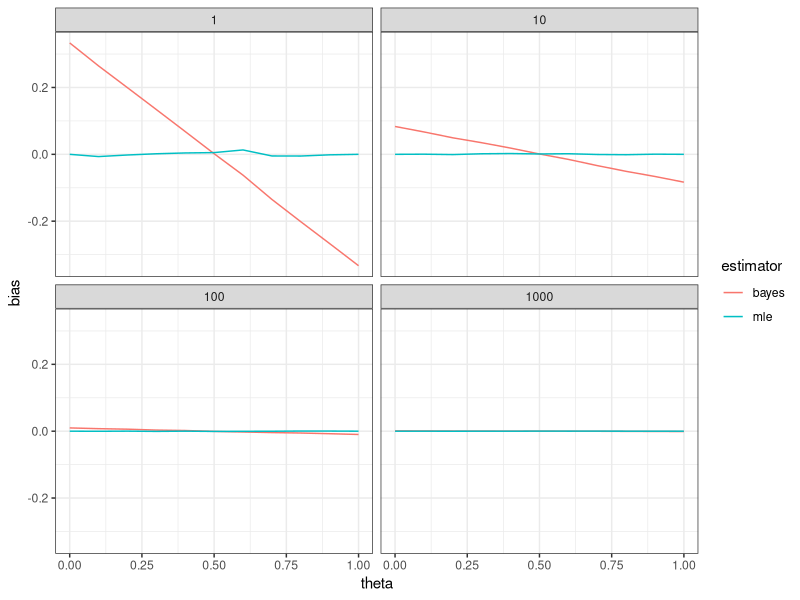
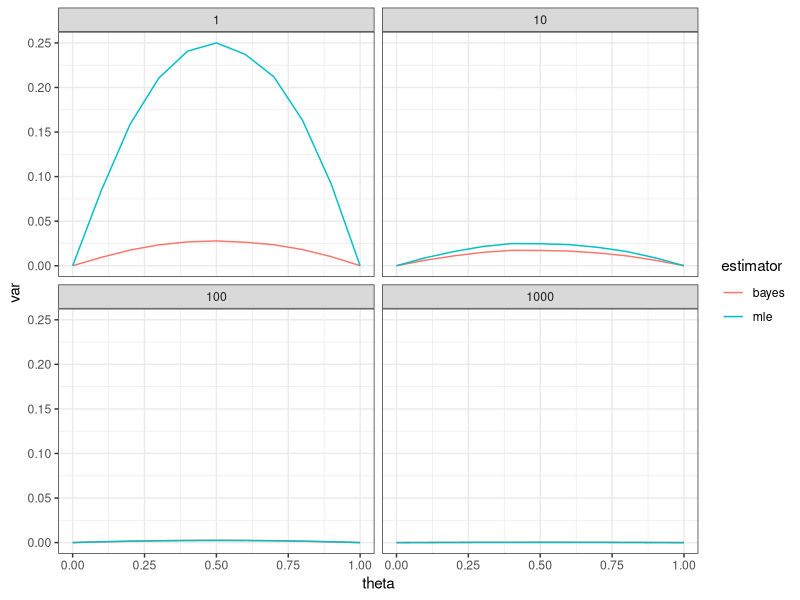
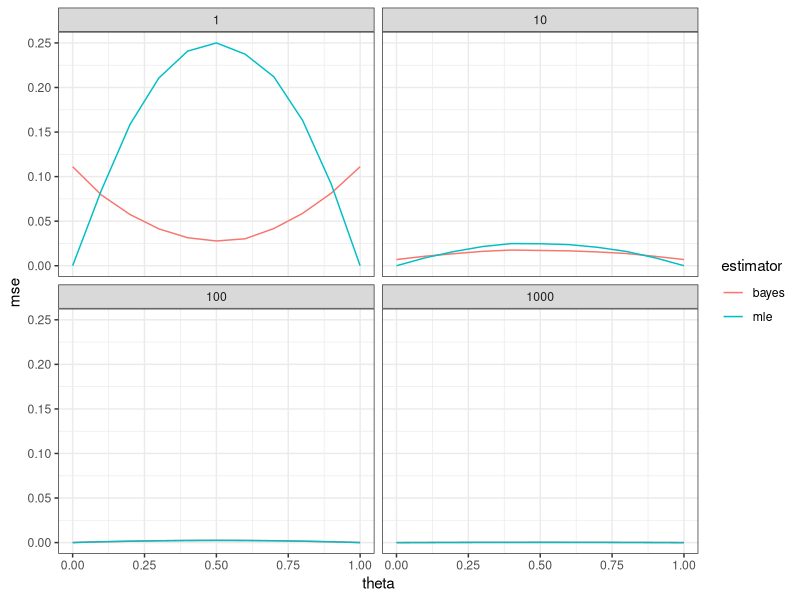
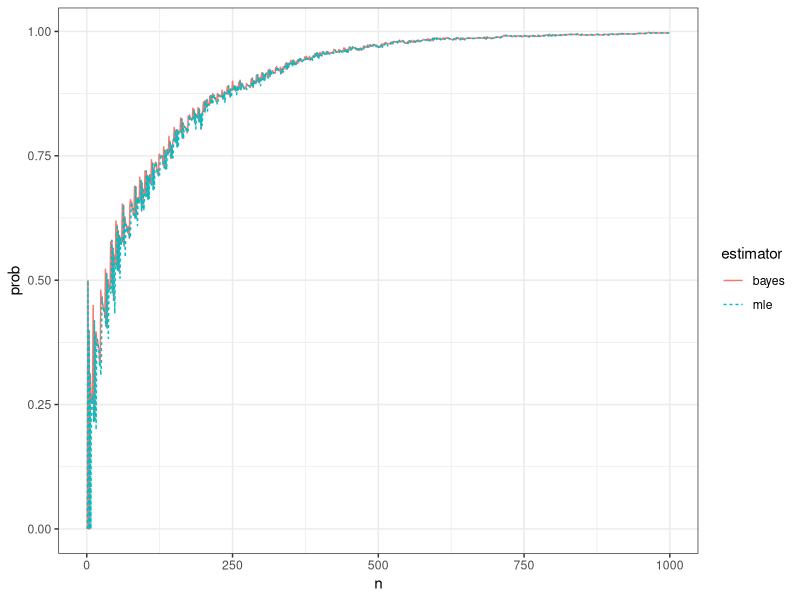
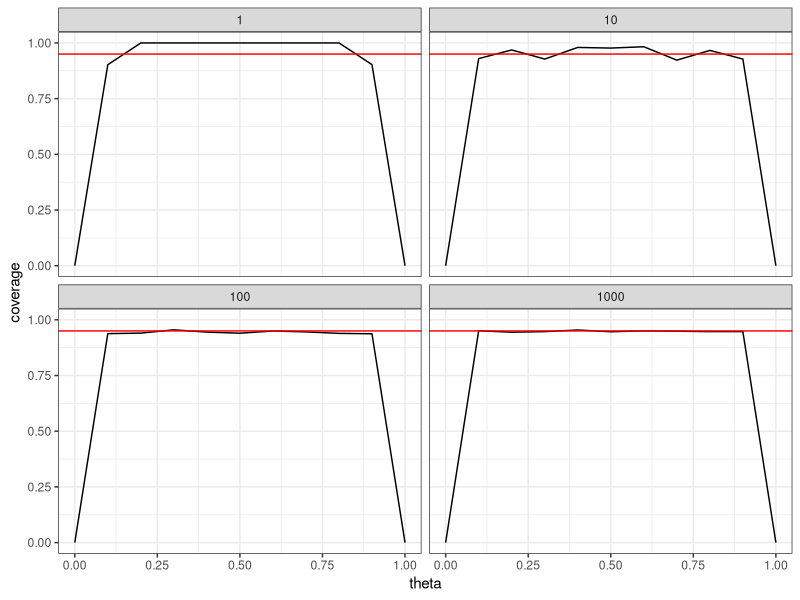
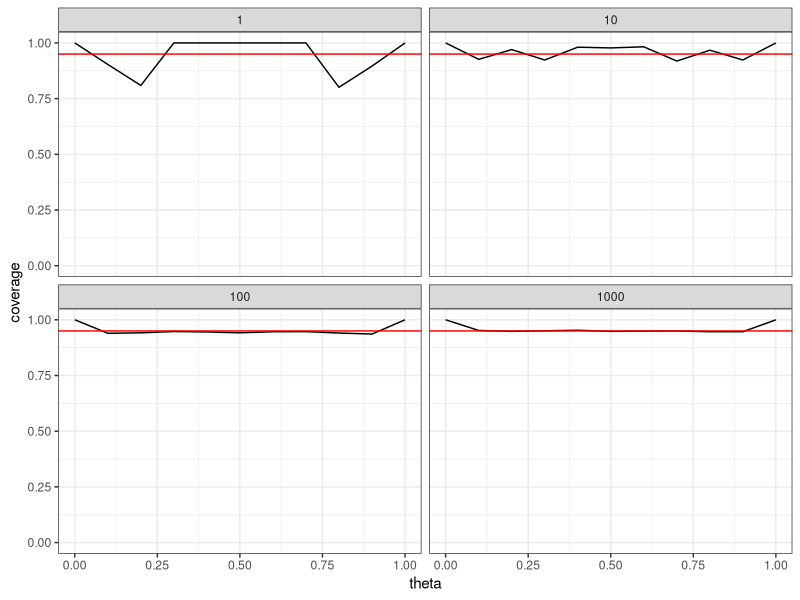

Reproduce these figures in R, in order.
## -----------------------------------------------------------------------------
library("tidyverse")


## -----------------------------------------------------------------------------
set.seed(20190219)


## -----------------------------------------------------------------------------
n <- 22
y <- 15
(mle <- y/n)


## -----------------------------------------------------------------------------
a <- b <- 1
(bayes <- (a+y)/(a+b+n))


## -----------------------------------------------------------------------------
qbeta(c(.025,.975), a+y, b+n-y)




## -----------------------------------------------------------------------------
n <- 10
theta <- 0.5

n_reps <- 1e4
mle <- numeric(n_reps)
bayes <- numeric(n_reps)

for (i in 1:n_reps) {
  y <- rbinom(1, size = n, prob = theta)
  mle[i] <- y/n
  bayes[i] <- (a+y)/(a+b+n)
}


mean(mle)  - theta # estimate of MLE bias
mean(bayes)- theta # estimate of Bayes bias


## -----------------------------------------------------------------------------
mean(mle  ) + c(-1,1)*qnorm(.975)*sd(mle  )/sqrt(length(mle  )) - theta
mean(bayes) + c(-1,1)*qnorm(.975)*sd(bayes)/sqrt(length(bayes)) - theta


## -----------------------------------------------------------------------------
y <- rbinom(n_reps, size = n, prob = theta)
mle   <- y/n
bayes <- (a+y)/(a+b+n)

mean(mle  ) + c(-1,1)*qnorm(.975)*sd(mle  )/sqrt(length(mle  )) - theta
mean(bayes) + c(-1,1)*qnorm(.975)*sd(bayes)/sqrt(length(bayes)) - theta




## -----------------------------------------------------------------------------
settings <- expand.grid(n = 10^(0:3),
                        theta = seq(0,1,by=0.1))


## -----------------------------------------------------------------------------
sim_function <- function(x) {
  y     <- rbinom(1e4, size = x$n, prob = x$theta)
  mle   <- y/x$n
  bayes <- (a+y)/(a+b+x$n)
  
  d <- data.frame(
    estimator = c("mle", "bayes"),
    bias      = c(mean(mle), mean(bayes)) - x$theta,
    var       = c(var( mle), var( bayes)))
  
  # d$se    <- sqrt(d$var / x$n)
  # d$lower <- d$bias-qnorm(.975)*d$se
  # d$upper <- d$bias+qnorm(.975)*d$se
  
  return(d)
}


## -----------------------------------------------------------------------------
sim_study <- settings %>% 
  group_by(n, theta) %>%
  do(sim_function(.))


## -----------------------------------------------------------------------------
ggplot(sim_study, aes(x=theta, y=bias, color=estimator)) +
  geom_line() +
  facet_wrap(~n) + 
  theme_bw()


## -----------------------------------------------------------------------------
ggplot(sim_study, aes(x=theta, y=var, color=estimator)) +
  geom_line() +
  facet_wrap(~n) + 
  theme_bw()


## -----------------------------------------------------------------------------
sim_study$mse <- sim_study$var + sim_study$bias^2

ggplot(sim_study, aes(x=theta, y=mse, color=estimator)) +
  geom_line() +
  facet_wrap(~n) + 
  theme_bw()




## -----------------------------------------------------------------------------
theta = 0.51
n_max <- 999

sim_function <- function(d) {
  x <- rbinom(n_max, size = 1, prob = theta)
  
  mle <- bayes <- numeric(n_max)
  for (n in 1:n_max) {
    y <- sum(x[1:n])
    mle[n] <- y/n
    bayes[n] <- (a+y)/(a+b+n)
  }
  
  data.frame(n     = 1:n_max,
             mle   = mle,
             bayes = bayes)
}

d <- data.frame(rep=1:1e3) %>%
  group_by(rep) %>%
  do(sim_function(.))

epsilon <- 0.05
sum <- d %>% 
  gather(estimator, estimate, mle, bayes) %>%
  group_by(n, estimator) %>%
  summarize(prob = mean(abs(estimate - theta) < epsilon))


## -----------------------------------------------------------------------------
ggplot(sum, aes(x=n, y=prob, 
                color=estimator, linetype = estimator)) + 
  geom_line() +
  theme_bw() 




## -----------------------------------------------------------------------------
n <- 100
theta <- 0.5

n_reps <- 1e4
y <- rbinom(n_reps, size = n, prob = theta)

lower <- qbeta(.025, a+y, b+n-y)
upper <- qbeta(.975, a+y, b+n-y)

mean( lower < theta & theta < upper )


## -----------------------------------------------------------------------------
p <- mean( lower < theta & theta < upper)

p + c(-1,1)*qnorm(.975)*sqrt(p*(1-p)/n_reps)




## -----------------------------------------------------------------------------
binomial_coverage_function <- function(d) {
  y     <- rbinom(1e4, size = d$n, prob = d$theta)
  mle   <- y/d$n
  bayes <- (a+y)/(a+b+d$n)
  
  lower <- qbeta(.025, a+y, b+d$n-y)
  upper <- qbeta(.975, a+y, b+d$n-y)
  
  data.frame(coverage = mean( lower <= d$theta & d$theta <= upper))
}

sim_study <- expand.grid(n = 10^(0:3),
                        theta = seq(0,1,by=0.1)) %>%
  group_by(n,theta) %>%
  do(binomial_coverage_function(.))


## -----------------------------------------------------------------------------
ggplot(sim_study, aes(x=theta, y=coverage)) +
  geom_line() +
  facet_wrap(~n) + 
  geom_hline(yintercept = 0.95, color = "red") +
  ylim(0,1) + 
  theme_bw()


## -----------------------------------------------------------------------------
binomial_coverage_function_fixed <- function(d) {
  n <- d$n
  theta <- d$theta
  y     <- rbinom(1e4, size = n, prob = theta)
  mle   <- y/d$n
  bayes <- (a+y)/(a+b+n)
  
  lower <- qbeta(.025, a+y, b+n-y)
  upper <- qbeta(.975, a+y, b+n-y)
  
  # Fix intervals when y=0
  lower[y==0] <- 0
  upper[y==0] <- qbeta(.95, a+0, b+n)
  
  # Fix intervals when y=n
  upper[y==n] <- 1
  lower[y==n] <- qbeta(.05, a+n, b+0)
  
  data.frame(coverage = mean( lower <= theta & theta <= upper))
}

sim_study <- expand.grid(n = 10^(0:3),
                        theta = seq(0,1,by=0.1)) %>%
  group_by(n,theta) %>%
  do(binomial_coverage_function_fixed(.))


## -----------------------------------------------------------------------------
ggplot(sim_study, aes(x=theta, y=coverage)) +
  geom_line() +
  facet_wrap(~n) + 
  geom_hline(yintercept = 0.95, color = "red") +
  ylim(0,1) + 
  theme_bw()
